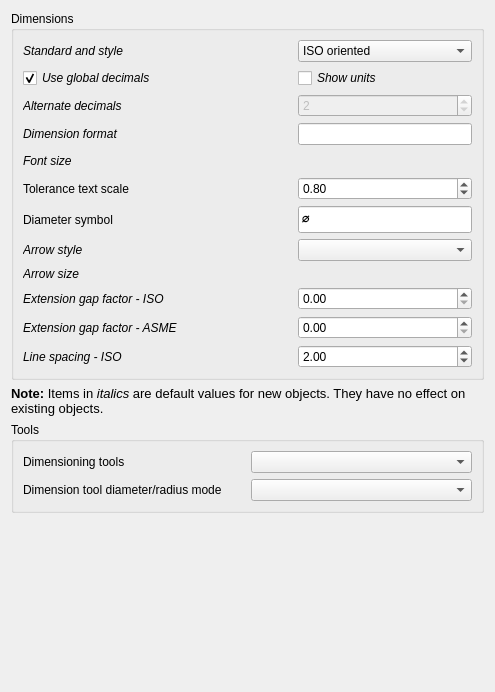
<?xml version="1.0" encoding="UTF-8"?>
<ui version="4.0">
 <class>TechDrawGui::DlgPrefsTechDrawDimensionsImp</class>
 <widget class="QWidget" name="TechDrawGui::DlgPrefsTechDrawDimensionsImp">
  <property name="geometry">
   <rect>
    <x>0</x>
    <y>0</y>
    <width>495</width>
    <height>692</height>
   </rect>
  </property>
  <property name="sizePolicy">
   <sizepolicy hsizetype="Preferred" vsizetype="Minimum">
    <horstretch>0</horstretch>
    <verstretch>0</verstretch>
   </sizepolicy>
  </property>
  <property name="windowTitle">
   <string>Dimensions</string>
  </property>
  <layout class="QVBoxLayout" name="verticalLayout_3">
   <item>
    <widget class="QGroupBox" name="gbDim">
     <property name="sizePolicy">
      <sizepolicy hsizetype="Preferred" vsizetype="Preferred">
       <horstretch>0</horstretch>
       <verstretch>0</verstretch>
      </sizepolicy>
     </property>
     <property name="title">
      <string>Dimensions</string>
     </property>
     <layout class="QVBoxLayout" name="verticalLayout_2">
      <item>
       <layout class="QGridLayout" name="gridLayout">
        <item row="8" column="2">
         <widget class="Gui::PrefUnitSpinBox" name="plsb_ArrowSize" native="true">
          <property name="sizePolicy">
           <sizepolicy hsizetype="Preferred" vsizetype="Preferred">
            <horstretch>0</horstretch>
            <verstretch>0</verstretch>
           </sizepolicy>
          </property>
          <property name="toolTip">
           <string>Arrowhead size</string>
          </property>
          <property name="value" stdset="0">
           <double>5.000000000000000</double>
          </property>
          <property name="prefEntry" stdset="0">
           <cstring>ArrowSize</cstring>
          </property>
          <property name="prefPath" stdset="0">
           <cstring>Mod/TechDraw/Dimensions</cstring>
          </property>
         </widget>
        </item>
        <item row="3" column="0">
         <widget class="QLabel" name="label">
          <property name="font">
           <font>
            <italic>true</italic>
           </font>
          </property>
          <property name="text">
           <string>Dimension format</string>
          </property>
         </widget>
        </item>
        <item row="7" column="2">
         <widget class="Gui::PrefComboBox" name="pcbArrow">
          <property name="sizePolicy">
           <sizepolicy hsizetype="Preferred" vsizetype="Preferred">
            <horstretch>0</horstretch>
            <verstretch>0</verstretch>
           </sizepolicy>
          </property>
          <property name="toolTip">
           <string>Arrowhead style</string>
          </property>
          <property name="currentIndex">
           <number>-1</number>
          </property>
          <property name="prefEntry" stdset="0">
           <cstring>ArrowStyle</cstring>
          </property>
          <property name="prefPath" stdset="0">
           <cstring>Mod/TechDraw/Dimensions</cstring>
          </property>
         </widget>
        </item>
        <item row="6" column="0">
         <widget class="QLabel" name="label_8">
          <property name="text">
           <string>Diameter symbol</string>
          </property>
         </widget>
        </item>
        <item row="0" column="2">
         <widget class="Gui::PrefComboBox" name="pcbStandardAndStyle">
          <property name="sizePolicy">
           <sizepolicy hsizetype="Preferred" vsizetype="Preferred">
            <horstretch>0</horstretch>
            <verstretch>0</verstretch>
           </sizepolicy>
          </property>
          <property name="toolTip">
           <string>Standard to be used for dimensional values</string>
          </property>
          <property name="prefEntry" stdset="0">
           <cstring>StandardAndStyle</cstring>
          </property>
          <property name="prefPath" stdset="0">
           <cstring>/Mod/TechDraw/Dimensions</cstring>
          </property>
          <item>
           <property name="text">
            <string>ISO oriented</string>
           </property>
          </item>
          <item>
           <property name="text">
            <string>ISO referencing</string>
           </property>
          </item>
          <item>
           <property name="text">
            <string>ASME inlined</string>
           </property>
          </item>
          <item>
           <property name="text">
            <string>ASME referencing</string>
           </property>
          </item>
         </widget>
        </item>
        <item row="4" column="0">
         <widget class="QLabel" name="label_2">
          <property name="font">
           <font>
            <italic>true</italic>
           </font>
          </property>
          <property name="text">
           <string>Font size</string>
          </property>
         </widget>
        </item>
        <item row="1" column="2">
         <widget class="Gui::PrefCheckBox" name="cbShowUnits">
          <property name="sizePolicy">
           <sizepolicy hsizetype="Preferred" vsizetype="Preferred">
            <horstretch>0</horstretch>
            <verstretch>0</verstretch>
           </sizepolicy>
          </property>
          <property name="font">
           <font>
            <italic>true</italic>
           </font>
          </property>
          <property name="toolTip">
           <string>Append unit to dimension values</string>
          </property>
          <property name="text">
           <string>Show units</string>
          </property>
          <property name="prefEntry" stdset="0">
           <cstring>ShowUnits</cstring>
          </property>
          <property name="prefPath" stdset="0">
           <cstring>/Mod/TechDraw/Dimensions</cstring>
          </property>
         </widget>
        </item>
        <item row="0" column="0">
         <widget class="QLabel" name="label_16">
          <property name="font">
           <font>
            <italic>true</italic>
           </font>
          </property>
          <property name="text">
           <string>Standard and style</string>
          </property>
         </widget>
        </item>
        <item row="4" column="2">
         <widget class="Gui::PrefUnitSpinBox" name="plsb_FontSize" native="true">
          <property name="sizePolicy">
           <sizepolicy hsizetype="Preferred" vsizetype="Preferred">
            <horstretch>0</horstretch>
            <verstretch>0</verstretch>
           </sizepolicy>
          </property>
          <property name="toolTip">
           <string>Dimension text font size</string>
          </property>
          <property name="value" stdset="0">
           <double>4.000000000000000</double>
          </property>
          <property name="prefEntry" stdset="0">
           <cstring>FontSize</cstring>
          </property>
          <property name="prefPath" stdset="0">
           <cstring>/Mod/TechDraw/Dimensions</cstring>
          </property>
         </widget>
        </item>
        <item row="8" column="0">
         <widget class="QLabel" name="label_12">
          <property name="font">
           <font>
            <italic>true</italic>
           </font>
          </property>
          <property name="text">
           <string>Arrow size</string>
          </property>
         </widget>
        </item>
        <item row="7" column="0">
         <widget class="QLabel" name="label_9">
          <property name="font">
           <font>
            <italic>true</italic>
           </font>
          </property>
          <property name="text">
           <string>Arrow style</string>
          </property>
         </widget>
        </item>
        <item row="5" column="2">
         <widget class="Gui::PrefDoubleSpinBox" name="pdsbToleranceScale">
          <property name="sizePolicy">
           <sizepolicy hsizetype="Preferred" vsizetype="Preferred">
            <horstretch>0</horstretch>
            <verstretch>0</verstretch>
           </sizepolicy>
          </property>
          <property name="minimumSize">
           <size>
            <width>174</width>
            <height>0</height>
           </size>
          </property>
          <property name="baseSize">
           <size>
            <width>0</width>
            <height>0</height>
           </size>
          </property>
          <property name="toolTip">
           <string>Tolerance text scale
Multiplier of 'Font size'</string>
          </property>
          <property name="accessibleName">
           <string/>
          </property>
          <property name="singleStep">
           <double>0.100000000000000</double>
          </property>
          <property name="value">
           <double>0.800000000000000</double>
          </property>
          <property name="prefEntry" stdset="0">
           <cstring>TolSizeAdjust</cstring>
          </property>
          <property name="prefPath" stdset="0">
           <cstring>Mod/TechDraw/Dimensions</cstring>
          </property>
         </widget>
        </item>
        <item row="5" column="0">
         <widget class="QLabel" name="lbl_LabelFont">
          <property name="baseSize">
           <size>
            <width>0</width>
            <height>0</height>
           </size>
          </property>
          <property name="font">
           <font>
            <italic>false</italic>
           </font>
          </property>
          <property name="text">
           <string>Tolerance text scale</string>
          </property>
         </widget>
        </item>
        <item row="2" column="2">
         <widget class="Gui::PrefSpinBox" name="sbAltDecimals">
          <property name="enabled">
           <bool>false</bool>
          </property>
          <property name="sizePolicy">
           <sizepolicy hsizetype="Preferred" vsizetype="Preferred">
            <horstretch>0</horstretch>
            <verstretch>0</verstretch>
           </sizepolicy>
          </property>
          <property name="toolTip">
           <string>Number of decimals if 'Use global decimals' is not used</string>
          </property>
          <property name="value">
           <number>2</number>
          </property>
          <property name="prefEntry" stdset="0">
           <cstring>AltDecimals</cstring>
          </property>
          <property name="prefPath" stdset="0">
           <cstring>/Mod/TechDraw/Dimensions</cstring>
          </property>
         </widget>
        </item>
        <item row="6" column="2">
         <widget class="Gui::PrefLineEdit" name="leDiameter">
          <property name="sizePolicy">
           <sizepolicy hsizetype="Preferred" vsizetype="Preferred">
            <horstretch>0</horstretch>
            <verstretch>0</verstretch>
           </sizepolicy>
          </property>
          <property name="font">
           <font>
            <pointsize>12</pointsize>
           </font>
          </property>
          <property name="toolTip">
           <string>Character used to indicate diameter dimensions</string>
          </property>
          <property name="text">
           <string notr="true">⌀</string>
          </property>
          <property name="prefEntry" stdset="0">
           <cstring>DiameterSymbol</cstring>
          </property>
          <property name="prefPath" stdset="0">
           <cstring>/Mod/TechDraw/Dimensions</cstring>
          </property>
         </widget>
        </item>
        <item row="1" column="0">
         <widget class="Gui::PrefCheckBox" name="cbGlobalDecimals">
          <property name="sizePolicy">
           <sizepolicy hsizetype="Preferred" vsizetype="Preferred">
            <horstretch>0</horstretch>
            <verstretch>0</verstretch>
           </sizepolicy>
          </property>
          <property name="font">
           <font>
            <italic>true</italic>
           </font>
          </property>
          <property name="toolTip">
           <string>Use system setting for number of decimals</string>
          </property>
          <property name="text">
           <string>Use global decimals</string>
          </property>
          <property name="checked">
           <bool>true</bool>
          </property>
          <property name="prefEntry" stdset="0">
           <cstring>UseGlobalDecimals</cstring>
          </property>
          <property name="prefPath" stdset="0">
           <cstring>/Mod/TechDraw/Dimensions</cstring>
          </property>
         </widget>
        </item>
        <item row="4" column="1">
         <spacer name="horizontalSpacer">
          <property name="orientation">
           <enum>Qt::Horizontal</enum>
          </property>
          <property name="sizeHint" stdset="0">
           <size>
            <width>40</width>
            <height>20</height>
           </size>
          </property>
         </spacer>
        </item>
        <item row="2" column="0">
         <widget class="QLabel" name="label_11">
          <property name="font">
           <font>
            <italic>true</italic>
           </font>
          </property>
          <property name="text">
           <string>Alternate decimals</string>
          </property>
         </widget>
        </item>
        <item row="9" column="0">
         <widget class="QLabel" name="label_3">
          <property name="font">
           <font>
            <italic>true</italic>
           </font>
          </property>
          <property name="toolTip">
           <string>Controls the gap size between the dimension point and the start of the extension line for ISO dimensions</string>
          </property>
          <property name="text">
           <string>Extension gap factor - ISO</string>
          </property>
         </widget>
        </item>
        <item row="3" column="2">
         <widget class="Gui::PrefLineEdit" name="leFormatSpec">
          <property name="toolTip">
           <string>Leave blank for automatic dimension format. Use %f, %g or %w specifiers to override.</string>
          </property>
          <property name="prefEntry" stdset="0">
           <cstring>formatSpec</cstring>
          </property>
          <property name="prefPath" stdset="0">
           <cstring>/Mod/TechDraw/Dimensions</cstring>
          </property>
         </widget>
        </item>
        <item row="10" column="0">
         <widget class="QLabel" name="label_4">
          <property name="font">
           <font>
            <italic>true</italic>
           </font>
          </property>
          <property name="toolTip">
           <string>Controls the gap size between the dimension point and the start of the extension line for ASME dimensions</string>
          </property>
          <property name="text">
           <string>Extension gap factor - ASME</string>
          </property>
         </widget>
        </item>
        <item row="9" column="2">
         <widget class="Gui::PrefDoubleSpinBox" name="pdsbGapISO">
          <property name="toolTip">
           <string>Controls the gap size between the dimension point and the start of the extension line for ISO dimensions.
 Value multiplied by the line width is the gap.
 Normally, no gap is used. If using a gap, the recommended value is 8.</string>
          </property>
          <property name="value">
           <double>0.000000000000000</double>
          </property>
          <property name="prefEntry" stdset="0">
           <cstring>GapISO</cstring>
          </property>
          <property name="prefPath" stdset="0">
           <cstring>Mod/TechDraw/Dimensions</cstring>
          </property>
         </widget>
        </item>
        <item row="10" column="2">
         <widget class="Gui::PrefDoubleSpinBox" name="pdsbGapASME">
          <property name="toolTip">
           <string>Controls the gap size between the dimension point and the start of the extension line for ASME dimensions. Value multiplied by the line width is the gap.
 Normally, no gap is used. If using a gap, the recommended value is 6.</string>
          </property>
          <property name="value">
           <double>0.000000000000000</double>
          </property>
          <property name="prefEntry" stdset="0">
           <cstring>GapASME</cstring>
          </property>
          <property name="prefPath" stdset="0">
           <cstring>Mod/TechDraw/Dimensions</cstring>
          </property>
         </widget>
        </item>
        <item row="11" column="0">
         <widget class="QLabel" name="label_18">
          <property name="font">
           <font>
            <italic>true</italic>
           </font>
          </property>
          <property name="toolTip">
           <string>Controls the gap size between dimension line and dimension text for ISO dimensions.</string>
          </property>
          <property name="text">
           <string>Line spacing - ISO</string>
          </property>
         </widget>
        </item>
        <item row="11" column="2">
         <widget class="Gui::PrefDoubleSpinBox" name="pdsbLineSpacingFactorISO">
          <property name="toolTip">
           <string>Controls the gap size between dimension line and dimension text.
 Value multiplied by the line width is the line spacing.</string>
          </property>
          <property name="minimum">
           <double>-10.000000000000000</double>
          </property>
          <property name="value">
           <double>2.000000000000000</double>
          </property>
          <property name="prefEntry" stdset="0">
           <cstring>LineSpacingFactorISO</cstring>
          </property>
          <property name="prefPath" stdset="0">
           <cstring>Mod/TechDraw/Dimensions</cstring>
          </property>
         </widget>
        </item>
       </layout>
      </item>
     </layout>
    </widget>
   </item>
   <item>
    <widget class="QLabel" name="label_17">
     <property name="font">
      <font>
       <pointsize>10</pointsize>
       <italic>false</italic>
      </font>
     </property>
     <property name="text">
      <string>&lt;html&gt;&lt;head/&gt;&lt;body&gt;&lt;p&gt;&lt;span style=&quot; font-weight:600;&quot;&gt;Note:&lt;/span&gt; Items in &lt;span style=&quot; font-style:italic;&quot;&gt;italics&lt;/span&gt; are default values for new objects. They have no effect on existing objects.&lt;/p&gt;&lt;/body&gt;&lt;/html&gt;</string>
     </property>
     <property name="wordWrap">
      <bool>true</bool>
     </property>
    </widget>
   </item>
   <item>
    <widget class="QGroupBox" name="groupBox_6">
     <property name="sizePolicy">
      <sizepolicy hsizetype="Expanding" vsizetype="Minimum">
       <horstretch>0</horstretch>
       <verstretch>0</verstretch>
      </sizepolicy>
     </property>
     <property name="title">
      <string>Tools</string>
     </property>
     <layout class="QGridLayout" name="gridLayout_general">
      <item row="0" column="0">
       <widget class="QLabel" name="dimensioningLabel">
        <property name="text">
         <string>Dimensioning tools</string>
        </property>
       </widget>
      </item>
      <item row="0" column="1">
       <widget class="QComboBox" name="dimensioningMode">
        <property name="toolTip">
         <string>Choose the type of dimensioning tools shown in the toolbar:
‘Single tool’ provides one unified tool for all dimension types (Distance, X/Y, Angle, Radius) with others in a drop-down.
‘Separated tools’ displays individual tools for each dimension type.
‘Both’ enables both the unified tool and the individual tools.
This affects only the toolbar; all tools remain available via the menu and shortcuts.</string>
        </property>
       </widget>
      </item>
      <item row="1" column="0">
       <widget class="QLabel" name="radiusDiameterLabel">
        <property name="text">
         <string>Dimension tool diameter/radius mode</string>
        </property>
       </widget>
      </item>
      <item row="1" column="1">
       <widget class="QComboBox" name="radiusDiameterMode">
        <property name="toolTip">
         <string>While using the dimension tool you may choose how to handle circles and arcs:
'Auto': The tool will apply radius to arcs and diameter to circles.
'Diameter': The tool will apply diameter to all.
'Radius': The tool will apply radius to all.</string>
        </property>
       </widget>
      </item>
     </layout>
    </widget>
   </item>
   <item>
    <spacer name="verticalSpacer">
     <property name="orientation">
      <enum>Qt::Vertical</enum>
     </property>
     <property name="sizeHint" stdset="0">
      <size>
       <width>20</width>
       <height>20</height>
      </size>
     </property>
    </spacer>
   </item>
  </layout>
 </widget>
 <customwidgets>
  <customwidget>
   <class>Gui::QuantitySpinBox</class>
   <extends>QWidget</extends>
   <header>Gui/QuantitySpinBox.h</header>
  </customwidget>
  <customwidget>
   <class>Gui::PrefSpinBox</class>
   <extends>QSpinBox</extends>
   <header>Gui/PrefWidgets.h</header>
  </customwidget>
  <customwidget>
   <class>Gui::PrefCheckBox</class>
   <extends>QCheckBox</extends>
   <header>Gui/PrefWidgets.h</header>
  </customwidget>
  <customwidget>
   <class>Gui::PrefComboBox</class>
   <extends>QComboBox</extends>
   <header>Gui/PrefWidgets.h</header>
  </customwidget>
  <customwidget>
   <class>Gui::PrefLineEdit</class>
   <extends>QLineEdit</extends>
   <header>Gui/PrefWidgets.h</header>
  </customwidget>
  <customwidget>
   <class>Gui::PrefDoubleSpinBox</class>
   <extends>QDoubleSpinBox</extends>
   <header>Gui/PrefWidgets.h</header>
  </customwidget>
  <customwidget>
   <class>Gui::PrefUnitSpinBox</class>
   <extends>Gui::QuantitySpinBox</extends>
   <header>Gui/PrefWidgets.h</header>
  </customwidget>
 </customwidgets>
 <resources/>
 <connections>
  <connection>
   <sender>cbGlobalDecimals</sender>
   <signal>toggled(bool)</signal>
   <receiver>sbAltDecimals</receiver>
   <slot>setDisabled(bool)</slot>
   <hints>
    <hint type="sourcelabel">
     <x>108</x>
     <y>71</y>
    </hint>
    <hint type="destinationlabel">
     <x>425</x>
     <y>124</y>
    </hint>
   </hints>
  </connection>
 </connections>
</ui>
